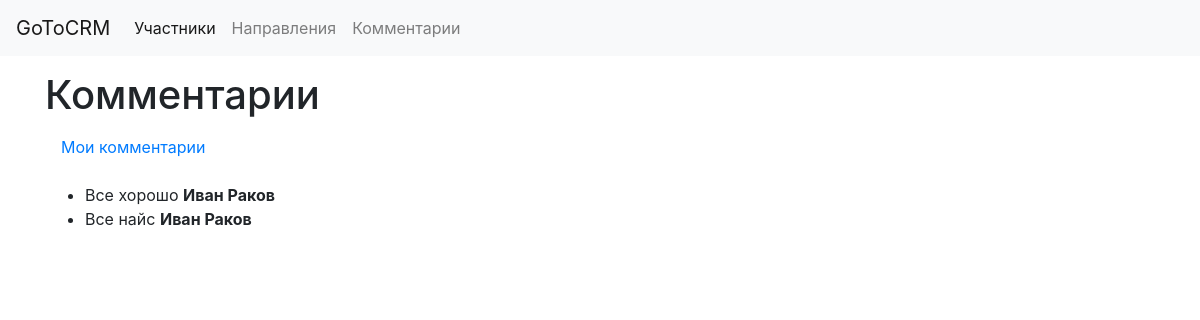
The page /comments (signed in) on the database its author committed.
### crm/models.py (models this page shows, shortened)
class Comments(models.Model):
    text = models.TextField(default="")
    student = models.ForeignKey(Student, on_delete=models.SET_NULL, null=True)

class Student(models.Model):
    name = models.CharField(max_length=30, null=True)
    surname = models.CharField(max_length=30, null=True)
    room = models.IntegerField(null=True)
    email = models.EmailField(null=True)
    description = models.TextField(default="")
    photo = models.FileField(upload_to=get_file_path, null=True)
    course = models.ForeignKey(Course, on_delete=models.SET_NULL, null=True)\
    def __str__(self):
        return self.name + " " + self.surname

### crm/views.py (the view)
# urls.py: path('comments', comments),
def comments(request):
    if not request.user.is_authenticated:
        return redirect('/login')
    comments = Comments.objects.all()
    return render(request, 'comments.html', {'comments': comments})

### crm/templates/comments.html (shortened to what this page needs)
{% extends 'base.html' %}
{% block content %}
<h1>Комментарии</h1>
<div class="form-group">
    <a class="nav-link" href="/mycomments">Мои комментарии</a>
</div>
<ul>
    {% for comment in comments %}
        <li>
            {{ comment.text }} <strong>{{ comment.student }}</strong>
        </li>
    {% endfor %}
</ul>
{% endblock %}

### rows shown on the page
Comments: text "Все хорошо", student "Иван Раков"
Comments: text "Все найс", student "Иван Раков"
